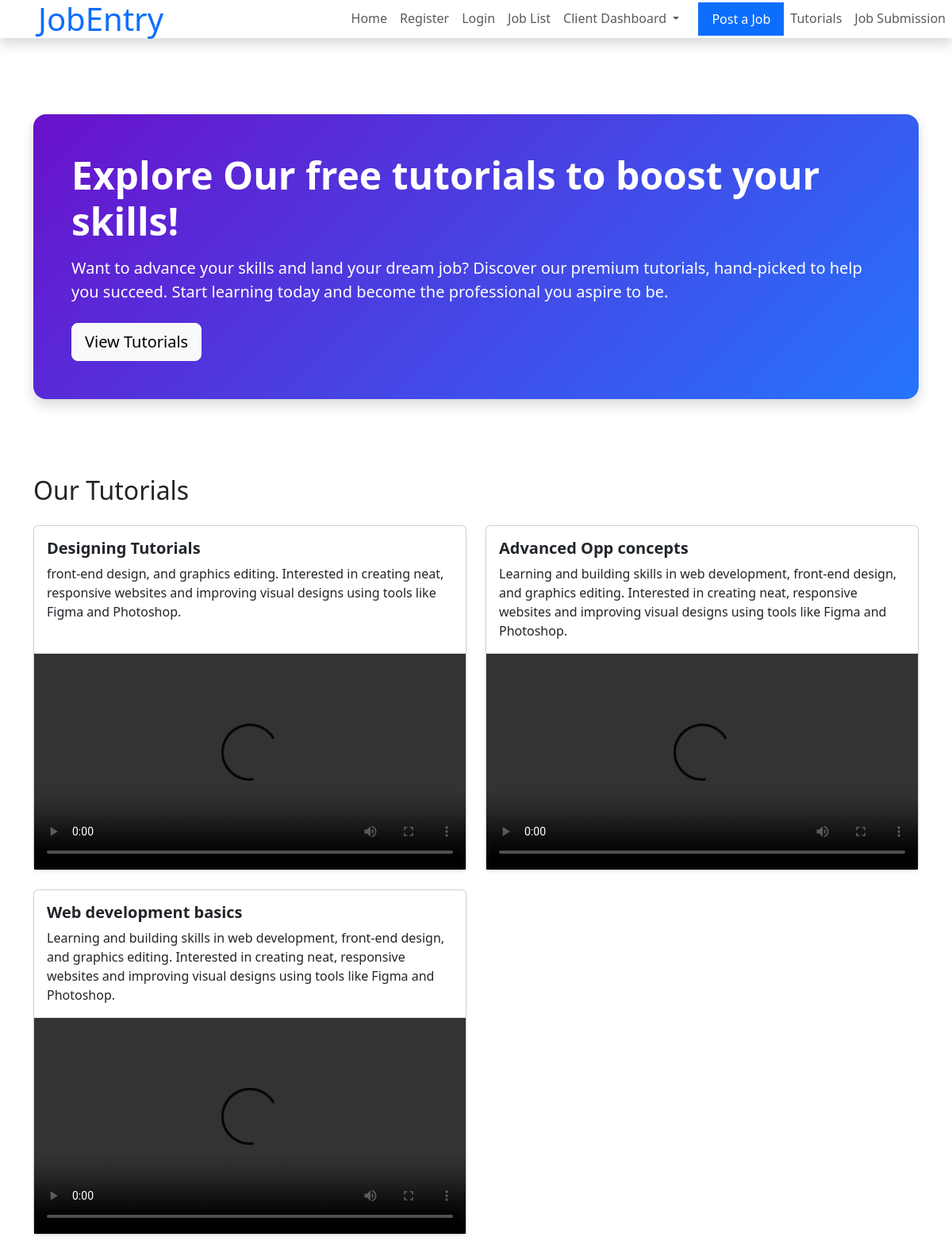
The app's page /tutorials/ with its own data.
### freelancer/models.py (models this page shows, shortened)
class Tutorial(models.Model):
    title = models.CharField(max_length=200)
    description = models.TextField()
    video_file = models.FileField(upload_to='videos/', blank=True, null=True)
    video_url = models.URLField(blank=True, null=True)
    created_at = models.DateTimeField(default=timezone.now)

### freelancer/views.py (the view)
# urls.py: path('tutorials/', TutorialListView.as_view(), name='tutorial_list'),
class TutorialListView(View):
    def get(self, request):
        tutorials = Tutorial.objects.all().order_by('-created_at')
        return render(request, 'tutorial_list.html', {'tutorials': tutorials})

### templates/tutorial_list.html (shortened to what this page needs)
{% load static %}
{% load crispy_forms_tags %}
<!DOCTYPE html>
<html lang="en">
<head>
    <link href="https://cdn.jsdelivr.net/npm/bootstrap@5.3.3/dist/css/bootstrap.min.css" rel="stylesheet">
</head>
<body>
    {% include 'navbar.html' %}
    <div class="container my-5 py-5">
        <div class="p-5 text-white rounded-4 shadow" style="background: linear-gradient(135deg, #6a11cb 0%, #2575fc 100%);">
            <h1 class="display-5 fw-bold mb-3">Explore Our free tutorials to boost your skills!</h1>
            <p class="lead mb-0">
                Want to advance your skills and land your dream job? Discover our premium tutorials, hand-picked to help you succeed.
                Start learning today and become the professional you aspire to be.
            </p>
            <a href="#tutorial-section" class="btn btn-light btn-lg mt-4">View Tutorials</a>
        </div>
    </div>
    <div class="container my-5" id="tutorial-section">
        <h2 class="mb-4">Our Tutorials</h2>
        {% if tutorials %}
            <div class="row g-4">
                {% for tutorial in tutorials %}
                    <div class="col-md-6">
                        <div class="card shadow-sm h-100">
                            <div class="card-body">
                                <h5 class="card-title fw-bold">{{ tutorial.title }}</h5>
                                <p class="card-text">{{ tutorial.description }}</p>
                            </div>
                            {% if tutorial.video_file %}
                                <video width="100%" controls class="border-top">
                                    <source src="{{ tutorial.video_file.url }}" type="video/mp4">
                                </video>
                            {% elif tutorial.video_url %}
                                <div class="ratio ratio-16x9">
                                    <iframe src="{{ tutorial.video_url }}" title="{{ tutorial.title }}" allowfullscreen></iframe>
                                </div>
                            {% endif %}
                        </div>
                    </div>
                {% endfor %}
            </div>
        {% else %}
            <p>No tutorials available yet. Stay tuned!</p>
        {% endif %}
    </div>
</body>
</html>

### records on screen
Tutorial: title "Designing Tutorials", description "front-end design, and graphics editing. Interested in creating neat, responsive websites and improving visual designs using tools like Figma and Photoshop."
Tutorial: title "Advanced Opp concepts", description "Learning and building skills in web development, front-end design, and graphics editing. Interested in creating neat, responsive websites and improving visual designs using tools like Figma and Photoshop."
Tutorial: title "Web development basics", description "Learning and building skills in web development, front-end design, and graphics editing. Interested in creating neat, responsive websites and improving visual designs using tools like Figma and Photoshop."
